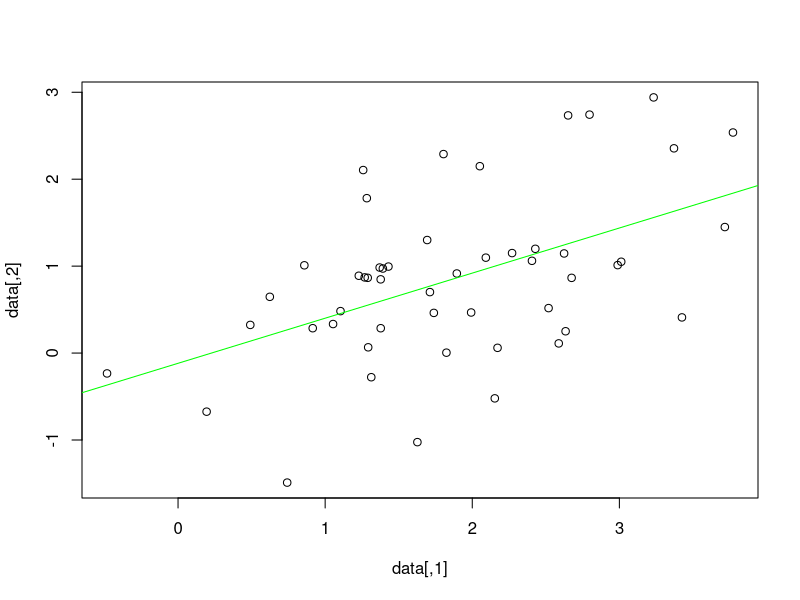
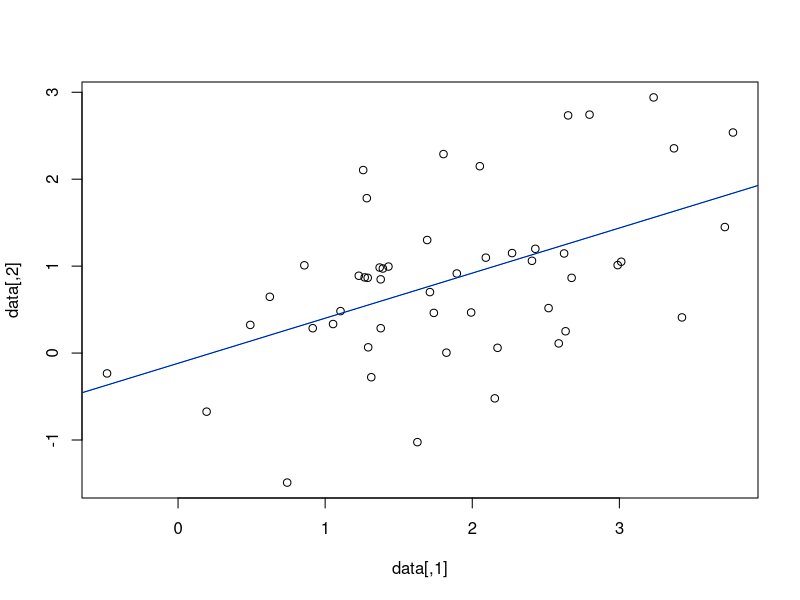
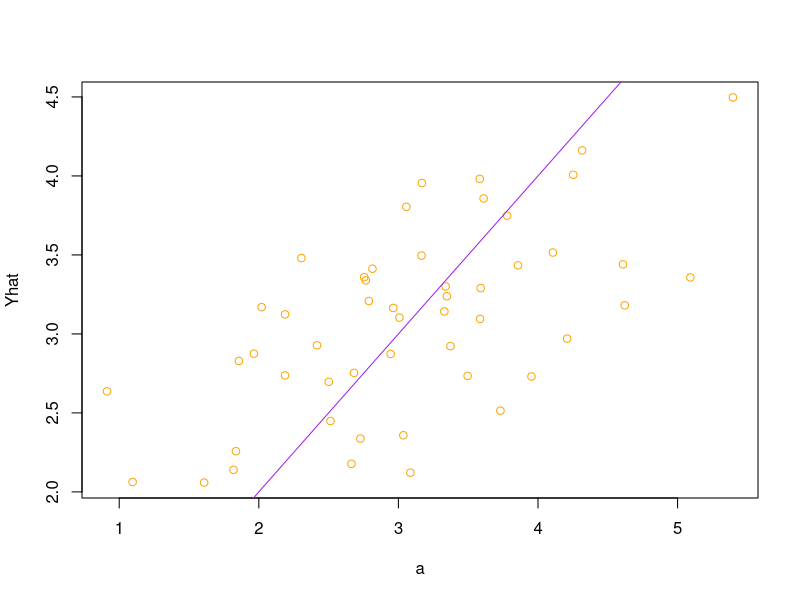

The R script that drew these images, in order: (Note: this script raises an error after producing the figures.)
## Week 4 - Homework

# ----> Question 1 and 2 

# As we have seen in class, the problem with our regression model is that
# it corresponds to the following model : Y = ßX where ß does not include 
# the intercept. Our line does not fin R line, because R tales into accont
# the intercept. 
# Thus we now want to take into account the intercept. The extended model is : 
# Y=Xaß  where Xa is the 10x2 matrix with only one in the first column 
# and whose second column equals X and ß = [ß_0 ß_1]^-(1)
# (Xa stands for X adjusted)

# We thus need to go from the object X we used in class to the objet Xa

require(MASS)

# First, we set the correlation parameter and the mean
beta = 0.5
SIGMA = matrix(c(1,beta,beta,1), ncol=2)
MU = c(2.0, 1.0)

# Second, we set the sample size
N = 50

# Third, we draw your sample
data <- mvrnorm(N, mu = MU, Sigma = SIGMA)
dim(data)
data[1:10,]
plot(data)
abline(lm(data[,2]~data[,1]), col="green")

# Now we build our regression model.
# First, we define Y and X
y <- data[, 2]
X <- data [, 1]

# Now we want to go to Xa
# To do this we will create a vector of dim 10 with only ones which we are 
# going to merge with the X vector to obtain the 2x10 matrix Xa

one <- c(rep(1, 50))
Xa <- cbind(one, X)

# Now we can use the formula and do the computations. Instead of giving a 
# single value for beta, it is going to be a vector with 
# 2 components : ß_0 and ß_1 :

XaT = t(Xa)
XaTXa = XaT%*%Xa
invXaTXa = solve(XaTXa)
XaTy = XaT%*%y
Beta = invXaTXa %*% XaTy
Beta
Beta[2]

# Now add this line to the plot
plot(data)
abline(lm(data[,2]~data[,1]), col="green") # regression line (y~x) 
abline(a=Beta[1], b=Beta[2], col="blue")

# Now our line fits to the R line ! 

# ----> Question 3

# Now we want to draw a sample from a tri-dimensional randow variable. 
# Now we are thus defining SIGMA2 as a 3x3 variance-covariance matrix,
# and MU as a vector with 3 elements to build our data. 

beta1 = 0.5
SIGMA2 = matrix(c(1,beta,beta,beta,1,beta,beta,beta,1), ncol=3)
MU2 = c(3.0, 2.0, 1.0)
N = 50
data2 <- mvrnorm(N, mu = MU2, Sigma = SIGMA2)

# Now our model looks like : 
# y(i) = ß0 + ß1x1(i) + ß2x2(i) (where i is in [1;50])
# Thus we will draw two things from our sample: Y first, and then X which 
# is a 50x2 matrix which first columns represent the vector of x1(i) and 
# second column represent the vectors of x2(i). (To avoid repeating code 
# i use a instead of y and B instead of Xa)

a <- data2[, 1]
X1 <- data2[, 2]
X2 <- data2[, 3]
B <- cbind(one,X1, X2)

BT = t(B)
BTB = BT%*%B
invBTB = solve(BTB)
BTa = BT%*%a
BETA = invBTB %*% BTa
BETA

# We can check the fit of the model by plotting predicted a (Yhat)
# and empirical a (a) on the same plot

Yhat <- B %*% BETA 

plot(a, Yhat, type="p", col="orange")
abline(a=0, b=1, col="purple")

# It is not super fitted but this was random draws so we should not
# be expected a great fitting ! 


# ----> Question 4

# We want to write a function that works like this : 
  # INPUT : MU, SIGMA, N 
  # PROCESS : using them to a) build a sample b) from which we draw 
  # one vector (Y) and a matrix X c) make the computations 
  # OUTPUT : beta 
# So, first, we can see that Beta is always defined as 
# beta <- solve(t(X) %*% X) %*% t(X) %*% Y
# We are going to use this in the output.

# We define first our variables : 

I <- 5 
beta <- runif(1)
Mu <- rep(0, i)
Sig <- matrix(0, ncol=5, nrow=5, byrow=T)
n <- sample(100:200, 1)

for(j in (1:I)) {
  Mu[j] <- sample(1:6, 1)
}
Mu

for(k in 1:I){
for(s in 1:I){
    if(k == s){
      Sig[k, s] <- 1
    } else{
      Sig[k, s] <- beta
    }
  }
}
Sig

# Now we have Mu, Sigma and n and we will be able to plug them into 
# a function. 

reg <- function(n, Mu, Sig){
  data <- mvrnorm(n, mu = Mu, Sigma = Sig)
  Y <- data[,2]
  X <- data[,1]
  beta <- solve(t(X) %*% X) %*% t(X) %*% Y
  return(beta)
}

reg(50, c(2.0, 1.0), SIGMA)

# Question : I do not get why when I define the function differently by
# setting : Y <- data[,1] and X <- data[,2] I get results that are larger 
# than 1 … Do you have a clue ?

# Now I think I can be better in two ways : 
# --> 1) create a function of beta that output the variance-covariance matrix

varmat <- function(beta){
  varmat <- matrix(0, ncol=5, nrow=5, byrow=T)
  for(k in 1:I){
    for(s in 1:I){
      if(k == s){
        varmat[k, s] <- 1
      } else{
        varmat[k, s] <- beta
      }
    }
  }
  return(varmat)
}

varmat(0.5)
s <- varmat(0.5)
s

# Finally, I might get along with functions ! 
# Now I will try to write again the function reg using the function : 

reg1 <- function(n, Mu, varmat=function(x) x){
  data <- mvrnorm(n, mu = Mu, Sigma = varmat(x))
  Y <- data[,2]
  X <- data[,1]
  beta <- solve(t(X) %*% X) %*% t(X) %*% Y
  return(beta)
}

reg1(50, c(2.0,1.0), 0.5)

# It does not work :( I tried to change several things in the syntax but I did 
# not success to make the reg1 function work ! I tried : 

reg11 <- function(n, Mu, varmat=function(x) x){
  S <- varmat(x)
  data <- mvrnorm(n, mu = Mu, Sigma = S)
  Y <- data[,2]
  X <- data[,1]
  beta <- solve(t(X) %*% X) %*% t(X) %*% Y
  return(beta)
}

# --> 2) with the function reg I have created, I am again not taking 
# into account the intercept. I am going to take the first reg function
# and just add a line : 

one <- c(rep(1, n))

reg2 <- function(n, Mu, Sig){
  data <- mvrnorm(n, mu = Mu, Sigma = Sig)
  Y <- data[,2]
  x <- data[,1]
  X <- cbind(one,x)
  beta <- solve(t(X) %*% X) %*% t(X) %*% Y
  return(beta)
}

reg2(50, c(2.0,1.0), SIGMA)

# Again it works since we obtain a vector for ß !
